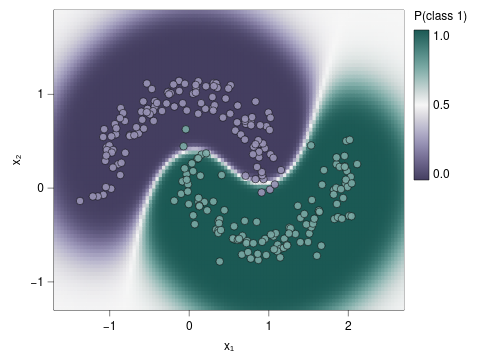

Specify this chart in Vega-Lite:
### Vega-Lite specification from a JSON file in a GitHub repository (floating-point values rounded to 4 significant figures; data arrays with more than 128 entries replaced by an {"elided": "..."} marker saying what was removed)
{"background": null, "config": {"arc": {"fill": "#DBDBDB", "fillOpacity": 1.0, "innerRadius": 37.5, "padAngle": 0.03, "stroke": "black", "strokeOpacity": 1, "strokeWidth": 0.25}, "area": {"fill": "#DBDBDB", "fillOpacity": 1.0, "stroke": "black", "strokeOpacity": 1, "strokeWidth": 0.25}, "axis": {"domain": true, "domainCap": "round", "domainColor": "black", "domainWidth": 0.25, "grid": false, "gridCap": "round", "gridColor": "#F1F1F1", "gridDash": [0, 0], "gridOpacity": 1.0, "gridWidth": 0.25, "labelColor": "black", "labelFont": "Helvetica Neue, HelveticaNeue, Helvetica, Arial, sans-serif", "labelFontSize": 6, "labelFontStyle": "normal", "labelFontWeight": 400, "offset": 0, "ticks": true, "tickCap": "round", "tickColor": "black", "tickRound": false, "tickSize": 3, "tickWidth": 0.25, "titleColor": "black", "titleFont": "Helvetica Neue, HelveticaNeue, Helvetica, Arial, sans-serif", "titleFontSize": 6, "titleFontStyle": "normal", "titleFontWeight": 400}, "axisX": {"domain": true, "labelAlign": "center", "labelAngle": 0, "labels": true, "ticks": true, "translate": 0}, "axisY": {"domain": true, "labelAlign": "right", "labelAngle": 0, "labels": true, "ticks": true, "translate": 0}, "axisRight": {"domain": true, "labelAlign": "left", "labelAngle": 0, "labels": true, "ticks": true, "translate": 0}, "axisTop": {"domain": true, "labelAlign": "center", "labelAngle": 0, "labels": true, "ticks": true, "translate": 0}, "axisBand": {"tickOffset": 0}, "bar": {"fill": "#DBDBDB", "fillOpacity": 1.0, "stroke": "black", "strokeOpacity": 1, "strokeWidth": 0.25}, "boxplot": {"size": 13.5, "ticks": {"cornerRadius": 0.25, "fill": "black", "opacity": 1, "size": 6.75, "thickness": 0.25}, "box": {"fillOpacity": 1.0, "stroke": "black", "strokeOpacity": 1, "strokeWidth": 0.25}, "median": {"cornerRadius": 0, "fill": "black", "fillOpacity": 1.0, "opacity": 1, "size": 13.5, "thickness": 0.25}, "rule": {"fill": "black", "fillOpacity": 1.0, "size": 15.0, "stroke": "black", "strokeDash": [0, 0], "strokeOpacity": 1, "strokeWidth": 0.25}, "outliers": {"color": "black", "fill": "black", "fillOpacity": 1.0, "size": 0, "stroke": "black", "strokeOpacity": 1, "strokeWidth": 0.25}}, "circle": {"fill": "black", "fillOpacity": 1.0, "size": 1.875, "stroke": null, "strokeOpacity": 1, "strokeWidth": 0.25}, "errorband": {"band": {"fillOpacity": 0.6, "stroke": null, "strokeWidth": 0.25, "strokeOpacity": 1}, "borders": {"opacity": 0, "strokeOpacity": 1, "strokeWidth": 0.25}}, "errorbar": {"opacity": 1, "rule": {"strokeDash": [0, 0], "strokeWidth": 0.25}, "ticks": {"color": "black", "cornerRadius": 0.125, "opacity": 1, "size": 9.0, "thickness": 0.25}, "thickness": 0.25}, "font": "Helvetica Neue, HelveticaNeue, Helvetica, Arial, sans-serif", "geoshape": {"fill": "#DBDBDB", "fillOpacity": 1.0, "stroke": "black", "strokeOpacity": 1, "strokeWidth": 0.25}, "header": {"labelColor": "black", "labelFont": "Helvetica Neue, HelveticaNeue, Helvetica, Arial, sans-serif", "labelFontSize": 6, "labelFontStyle": "normal", "labelFontWeight": 400, "titleColor": "black", "titleFont": "Helvetica Neue, HelveticaNeue, Helvetica, Arial, sans-serif", "titleFontSize": 6, "titleFontStyle": "normal", "titleFontWeight": 400, "titlePadding": 0}, "legend": {"disable": false, "offset": 4.5, "titlePadding": 4, "labelOffset": 2, "gradientLabelOffset": 2, "columnPadding": 4, "rowPadding": 2, "gradientLength": 75.0, "gradientThickness": 7.5, "gradientOpacity": 1.0, "gradientStrokeColor": "black", "gradientStrokeWidth": 0.25, "labelColor": "black", "labelFont": "Helvetica Neue, HelveticaNeue, Helvetica, Arial, sans-serif", "labelFontSize": 6, "labelFontStyle": "normal", "labelFontWeight": 400, "strokeColor": "black", "strokeWidth": 0, "symbolSize": 36, "symbolStrokeColor": "black", "symbolStrokeWidth": 0.25, "titleColor": "black", "titleFont": "Helvetica Neue, HelveticaNeue, Helvetica, Arial, sans-serif", "titleFontSize": 6, "titleFontStyle": "normal", "titleFontWeight": 400}, "line": {"color": "black", "stroke": "black", "strokeCap": "butt", "strokeDash": [0, 0], "strokeOpacity": 1, "strokeWidth": 0.5}, "point": {"filled": true, "fill": "#DBDBDB", "fillOpacity": 1.0, "size": 7.5, "stroke": "black", "strokeOpacity": 1, "strokeWidth": 0.25}, "range": {"category": ["#B2B2B2", "#4A7CD3", "#008542", "#664CAF", "#509F98", "#636363", "#284F93", "#005226", "#382864", "#285753"], "diverging": {"scheme": ["#443E60", "#5F597E", "#7C759B", "#9994B6", "#B7B4CC", "#D6D5DC", "#F6F6F6", "#D1DAD9", "#A4C2BF", "#7AA9A4", "#578E89", "#37736E", "#1B5954"]}, "heatmap": {"scheme": ["#440154", "#472270", "#433E82", "#38598C", "#2C728E", "#238A8D", "#24A086", "#39B578", "#5DC862", "#96D646", "#CAE02D", "#FDE724"]}, "ordinal": {"scheme": ["#F1F1F1", "#DBDBDB", "#C6C6C6", "#B2B2B2", "#9D9D9D", "#898989", "#767676", "#636363", "#515151", "#404040", "#2F2F2F", "#1F1F1F"]}, "ramp": {"scheme": ["#440154", "#472270", "#433E82", "#38598C", "#2C728E", "#238A8D", "#24A086", "#39B578", "#5DC862", "#96D646", "#CAE02D", "#FDE724"]}}, "rule": {"color": "black", "stroke": "black", "strokeCap": "round", "strokeDash": [2, 2], "strokeOpacity": 1, "strokeWidth": 0.25}, "scale": {"barBandPaddingInner": 0.1, "rectBandPaddingInner": 0, "tickBandPaddingInner": 0.1, "bandPaddingOuter": 0.1, "bandWithNestedOffsetPaddingInner": 0.2, "bandWithNestedOffsetPaddingOuter": 0.2, "offsetBandPaddingInner": 0, "offsetBandPaddingOuter": 0, "round": false}, "rect": {"fill": "#DBDBDB", "fillOpacity": 1.0, "stroke": "black", "strokeOpacity": 1, "strokeWidth": 0.25}, "square": {"fill": "#DBDBDB", "fillOpacity": 1.0, "size": 15.0, "stroke": "black", "strokeOpacity": 1, "strokeWidth": 0.25}, "text": {"color": "black", "font": "Helvetica Neue, HelveticaNeue, Helvetica, Arial, sans-serif", "fontSize": 6, "fontStyle": "normal", "fontWeight": 400}, "tick": {"color": "black", "cornerRadius": 0.125, "opacity": 1.0, "size": 13.5, "thickness": 0.25}, "title": {"anchor": "middle", "frame": "group", "color": "black", "font": "Helvetica Neue, HelveticaNeue, Helvetica, Arial, sans-serif", "fontSize": 6, "fontStyle": "normal", "fontWeight": 400, "subtitleColor": "black", "subtitleFont": "Helvetica Neue, HelveticaNeue, Helvetica, Arial, sans-serif", "subtitleFontSize": 6, "subtitleFontStyle": "normal", "subtitleFontWeight": 400}, "trail": {"color": "black", "opacity": 1, "size": 0.5}, "view": {"continuousWidth": 175, "continuousHeight": 150, "discreteWidth": 175, "discreteHeight": 150, "fill": null, "stroke": "black", "strokeWidth": 0.25}}, "layer": [{"data": {"name": "data-a8b8d0997e4843145741a87417fa5c85"}, "mark": {"type": "rect", "clip": true, "stroke": null}, "encoding": {"color": {"field": "p", "scale": {"domainMid": 0.5}, "title": "P(class 1)", "type": "quantitative"}, "x": {"field": "x0", "scale": {"domain": [-1.7, 2.7], "nice": false}, "title": "x₁", "type": "quantitative"}, "x2": {"field": "x1"}, "y": {"field": "y0", "scale": {"domain": [-1.3, 1.9], "nice": false}, "title": "x₂", "type": "quantitative"}, "y2": {"field": "y1"}}}, {"data": {"name": "data-5986bbc1ae9793c3c74c3ebbb64d95b1"}, "mark": {"type": "circle", "opacity": 0.9, "size": 14, "stroke": "black", "strokeWidth": 0.3}, "encoding": {"color": {"field": "class", "legend": null, "scale": {"range": ["#9994B6", "#7AA9A4"]}, "type": "nominal"}, "x": {"field": "x", "type": "quantitative"}, "y": {"field": "y", "type": "quantitative"}}}], "$schema": "https://vega.github.io/schema/vega-lite/v6.4.1.json", "datasets": {"data-a8b8d0997e4843145741a87417fa5c85": {"elided": "8640 records"}, "data-5986bbc1ae9793c3c74c3ebbb64d95b1": {"elided": "240 records"}}}
